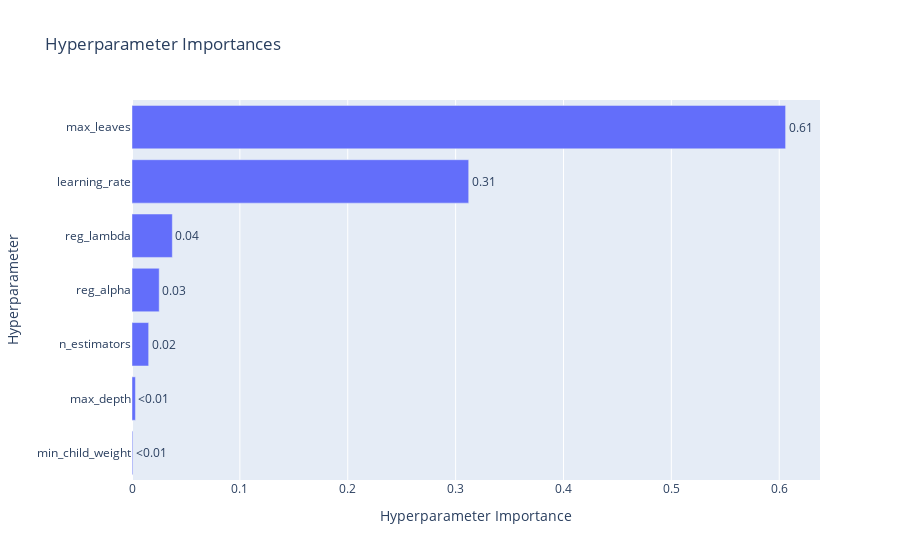

Notebook code cell kept with this figure:
### Markdown cell above
El gráfico de coordenadas paralelas es una herramienta valiosa para entender cómo varias características influyen en el valor objetivo. A partir del análisis del gráfico, emergen varias tendencias y patrones en los datos.

En cuanto al **Learning Rate**, se observa que los valores de objetivo más bajos están asociados con tasas de aprendizaje menores. Esto sugiere que una tasa de aprendizaje más baja puede conducir a un mejor rendimiento del modelo. Sin embargo, a medida que la tasa de aprendizaje aumenta, los valores de objetivo tienden a subir, indicando un posible sobreajuste o una convergencia deficiente del modelo.

Respecto a la **Max Depth**, no se identifica una tendencia clara. Los valores de objetivo bajos se encuentran distribuidos en una variedad de profundidades, lo que sugiere que la profundidad máxima del árbol no es un factor determinante por sí sola. Esto implica que otros parámetros o una combinación de ellos podrían estar desempeñando un papel más significativo en la determinación del rendimiento del modelo.

Para el **Max Leaves**, se observa una situación similar a la de la profundidad máxima. Los valores de objetivo bajos están presentes en diferentes números de hojas máximas, lo que indica que este parámetro tampoco tiene una influencia decisiva por sí solo en el valor objetivo.

En relación al **Min Child Weight**, los valores de objetivo bajos se concentran alrededor de pesos de hijos mínimos más bajos. Esto sugiere que un menor peso de hijo mínimo podría contribuir a mejorar el rendimiento del modelo. A medida que este peso aumenta, los valores de objetivo también tienden a subir, lo que podría indicar un ajuste insuficiente del modelo.

El **Number of Estimators** muestra que los valores de objetivo bajos se encuentran más frecuentemente en un rango menor de estimadores. Esto puede indicar que un número menor de estimadores es suficiente para lograr un buen rendimiento y que un número excesivo puede llevar a un sobreajuste, aumentando así los valores de objetivo.

En cuanto a los parámetros de regularización, tanto el **Regularization Alpha (reg_alpha)** como el **Regularization Lambda (reg_lambda)**, se observa que los valores de objetivo más bajos están asociados con valores más bajos de estos parámetros. Esto sugiere que una menor regularización podría ser beneficiosa para el rendimiento del modelo, mientras que una mayor regularización tiende a aumentar los valores de objetivo.

En conclusión, los valores de objetivo más bajos están generalmente asociados con tasas de aprendizaje más bajas, pesos de hijos mínimos más bajos y valores más bajos de los parámetros de regularización (reg_alpha y reg_lambda). Los otros parámetros (max_depth, max_leaves y n_estimators) no muestran una tendencia clara y consistente con respecto a los valores de objetivo, lo que sugiere que su impacto puede depender de la interacción con otros factores.

### Code cell
# Gráfico de importancia de parámetros
plot_param_importances(study)

### Figure 1 — Plotly figure (JSON) as saved in the notebook; plotly's stock layout.template omitted (floating-point values rounded to 4 significant figures)
{"data": [{"cliponaxis": false, "hovertemplate": ["min_child_weight (IntDistribution): 0.0007166855499003573<extra></extra>", "max_depth (IntDistribution): 0.0031796551725472807<extra></extra>", "n_estimators (IntDistribution): 0.015445754749950956<extra></extra>", "reg_alpha (FloatDistribution): 0.02520766472392419<extra></extra>", "reg_lambda (FloatDistribution): 0.03739065700122553<extra></extra>", "learning_rate (FloatDistribution): 0.3121400735515226<extra></extra>", "max_leaves (IntDistribution): 0.6059195092509292<extra></extra>"], "name": "Objective Value", "orientation": "h", "text": ["<0.01", "<0.01", "0.02", "0.03", "0.04", "0.31", "0.61"], "textposition": "outside", "type": "bar", "x": [0.0007167, 0.00318, 0.01545, 0.02521, 0.03739, 0.3121, 0.6059], "y": ["min_child_weight", "max_depth", "n_estimators", "reg_alpha", "reg_lambda", "learning_rate", "max_leaves"]}], "layout": {"title": {"text": "Hyperparameter Importances"}, "xaxis": {"title": {"text": "Hyperparameter Importance"}}, "yaxis": {"title": {"text": "Hyperparameter"}}}}
